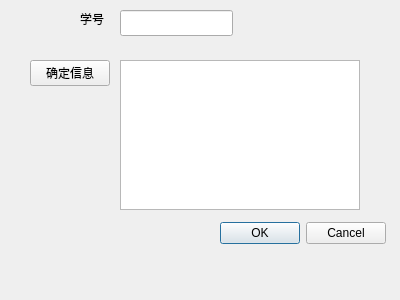
<?xml version="1.0" encoding="UTF-8"?>
<ui version="4.0">
 <class>Delete_Stu</class>
 <widget class="QWidget" name="Delete_Stu">
  <property name="geometry">
   <rect>
    <x>0</x>
    <y>0</y>
    <width>400</width>
    <height>300</height>
   </rect>
  </property>
  <property name="windowTitle">
   <string>Form</string>
  </property>
  <widget class="QLabel" name="label">
   <property name="geometry">
    <rect>
     <x>80</x>
     <y>10</y>
     <width>54</width>
     <height>18</height>
    </rect>
   </property>
   <property name="text">
    <string>学号</string>
   </property>
  </widget>
  <widget class="QLineEdit" name="Sno">
   <property name="geometry">
    <rect>
     <x>120</x>
     <y>10</y>
     <width>113</width>
     <height>26</height>
    </rect>
   </property>
  </widget>
  <widget class="QDialogButtonBox" name="buttonBox">
   <property name="geometry">
    <rect>
     <x>220</x>
     <y>220</y>
     <width>166</width>
     <height>26</height>
    </rect>
   </property>
   <property name="standardButtons">
    <set>QDialogButtonBox::Cancel|QDialogButtonBox::Ok</set>
   </property>
  </widget>
  <widget class="QPushButton" name="search">
   <property name="geometry">
    <rect>
     <x>30</x>
     <y>60</y>
     <width>80</width>
     <height>26</height>
    </rect>
   </property>
   <property name="text">
    <string>确定信息</string>
   </property>
  </widget>
  <widget class="QTableWidget" name="Search_In">
   <property name="geometry">
    <rect>
     <x>120</x>
     <y>60</y>
     <width>240</width>
     <height>150</height>
    </rect>
   </property>
  </widget>
 </widget>
 <resources/>
 <connections/>
</ui>
